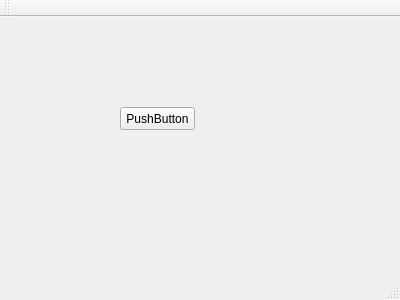
<?xml version="1.0" encoding="UTF-8"?>
<ui version="4.0">
 <class>MainWindow</class>
 <widget class="QMainWindow" name="MainWindow">
  <property name="geometry">
   <rect>
    <x>0</x>
    <y>0</y>
    <width>400</width>
    <height>300</height>
   </rect>
  </property>
  <property name="windowTitle">
   <string>MainWindow</string>
  </property>
  <widget class="QWidget" name="centralWidget">
   <widget class="QPushButton" name="pushButton">
    <property name="geometry">
     <rect>
      <x>120</x>
      <y>90</y>
      <width>75</width>
      <height>23</height>
     </rect>
    </property>
    <property name="text">
     <string>PushButton</string>
    </property>
   </widget>
  </widget>
  <widget class="QMenuBar" name="menuBar">
   <property name="geometry">
    <rect>
     <x>0</x>
     <y>0</y>
     <width>400</width>
     <height>18</height>
    </rect>
   </property>
  </widget>
  <widget class="QToolBar" name="mainToolBar">
   <attribute name="toolBarArea">
    <enum>TopToolBarArea</enum>
   </attribute>
   <attribute name="toolBarBreak">
    <bool>false</bool>
   </attribute>
  </widget>
  <widget class="QStatusBar" name="statusBar"/>
 </widget>
 <layoutdefault spacing="6" margin="11"/>
 <resources/>
 <connections/>
</ui>
